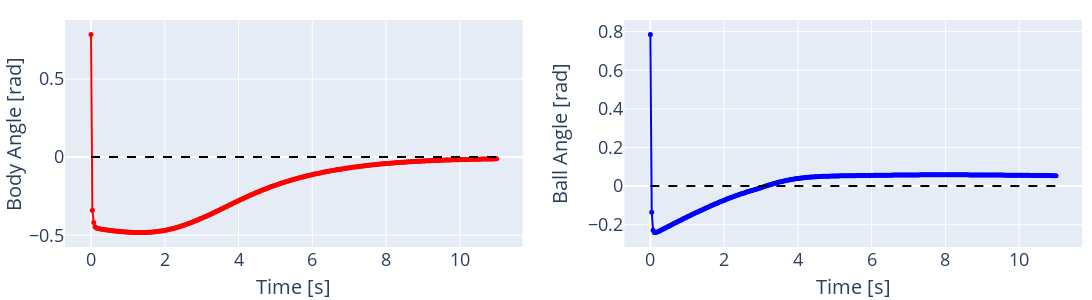

Notebook code cell kept with this figure:
### Code cell
import plotly.graph_objects as go
from plotly.subplots import make_subplots

# Create subplots with 2 rows and 1 column
fig = make_subplots(rows=1, cols=2)
# Subplot for THETA vs. T
fig.add_trace(go.Scatter(x=T, y=STATE[:, 0].detach().numpy(),
                         mode='lines+markers', line=dict(color='red', width=2),
                         marker=dict(color='red', size=5),
                         name='Body Angle', showlegend=False), row=1, col=1)

fig.add_trace(go.Scatter(x=T, y=[0] * len(T), mode='lines', line=dict(color='black', dash='dash'),
                         showlegend=False), row=1, col=1)

fig.update_xaxes(title_text='Time [s]',title_font=dict(size=20), tickfont=dict(size=18), row=1, col=1)
fig.update_yaxes(title_text='Body Angle [rad]',title_font=dict(size=20), tickfont=dict(size=18), row=1, col=1)

# Subplot for PHI vs. T
fig.add_trace(go.Scatter(x=T, y=STATE[:, 1].detach().numpy(),
                         mode='lines+markers', line=dict(color='blue', width=2),
                         marker=dict(color='blue', size=5),
                         name='Ball Angle', showlegend=False), row=1, col=2)

fig.add_trace(go.Scatter(x=T, y=[0] * len(T), mode='lines', line=dict(color='black', dash='dash'),
                         showlegend=False), row=1, col=2)

fig.update_xaxes(title_text='Time [s]', title_font=dict(size=20), tickfont=dict(size=18), row=1, col=2)
fig.update_yaxes(title_text='Ball Angle [rad]', title_font=dict(size=20), tickfont=dict(size=18), row=1, col=2)
fig.update_layout(height=300, width=1200, margin=dict(l=0, r=10, t=20, b=35))
# Increase x-axis label font size
fig.write_image('prelim__{}_{}_{}_{}_{}.pdf'.format(n_snapshot, h_dim_x, n_layers_x, h_dim_u, n_layers_u))


fig.show()

### Figure 1 — Plotly figure (JSON) as saved in the notebook; plotly's stock layout.template omitted (floating-point values rounded to 4 significant figures; data arrays with more than 128 entries replaced by an {"elided": "..."} marker saying what was removed)
{"data": [{"line": {"color": "red", "width": 2}, "marker": {"color": "red", "size": 5}, "mode": "lines+markers", "name": "Body Angle", "showlegend": false, "type": "scatter", "x": {"elided": "300 float values"}, "xaxis": "x", "y": {"elided": "300 float values"}, "yaxis": "y"}, {"line": {"color": "black", "dash": "dash"}, "mode": "lines", "showlegend": false, "type": "scatter", "x": {"elided": "300 float values"}, "xaxis": "x", "y": {"elided": "300 int values"}, "yaxis": "y"}, {"line": {"color": "blue", "width": 2}, "marker": {"color": "blue", "size": 5}, "mode": "lines+markers", "name": "Ball Angle", "showlegend": false, "type": "scatter", "x": {"elided": "300 float values"}, "xaxis": "x2", "y": {"elided": "300 float values"}, "yaxis": "y2"}, {"line": {"color": "black", "dash": "dash"}, "mode": "lines", "showlegend": false, "type": "scatter", "x": {"elided": "300 float values"}, "xaxis": "x2", "y": {"elided": "300 int values"}, "yaxis": "y2"}], "layout": {"height": 300, "margin": {"b": 35, "l": 0, "r": 10, "t": 20}, "width": 1200, "xaxis": {"anchor": "y", "domain": [0, 0.45], "tickfont": {"size": 18}, "title": {"font": {"size": 20}, "text": "Time [s]"}}, "xaxis2": {"anchor": "y2", "domain": [0.55, 1], "tickfont": {"size": 18}, "title": {"font": {"size": 20}, "text": "Time [s]"}}, "yaxis": {"anchor": "x", "domain": [0, 1], "tickfont": {"size": 18}, "title": {"font": {"size": 20}, "text": "Body Angle [rad]"}}, "yaxis2": {"anchor": "x2", "domain": [0, 1], "tickfont": {"size": 18}, "title": {"font": {"size": 20}, "text": "Ball Angle [rad]"}}}}
